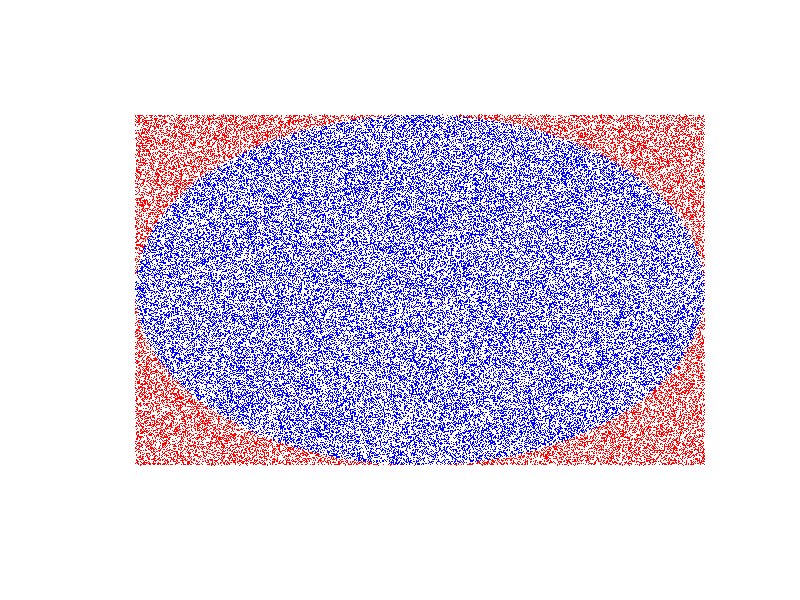
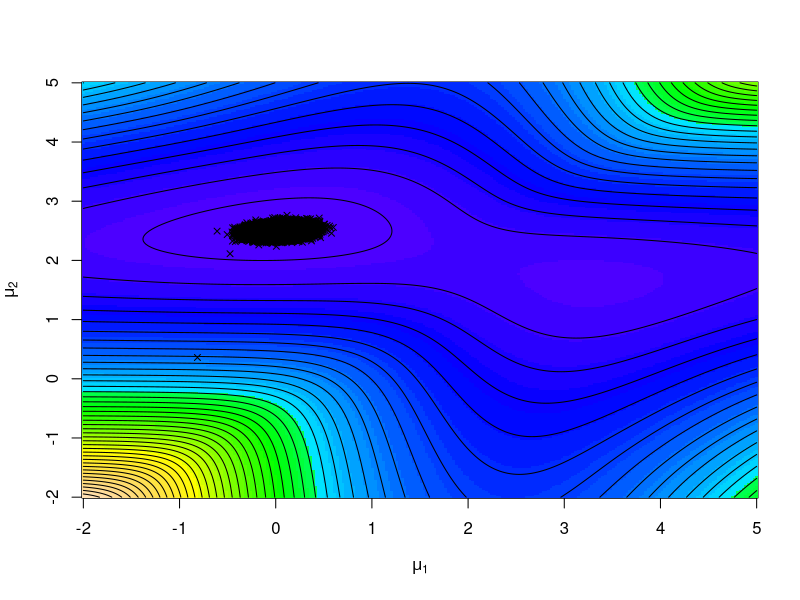

Reproduce these figures in R, in order.
## ---- chunk 1
    N <- 100000
    R <- 1
    x <- runif(N, min= -1, max= R)
    y <- runif(N, min= -1, max= R)
    is.inside <- (x^2 + y^2) <= R^2
    pi.estimate <- 4 * sum(is.inside) / N
    pi.estimate
    plot.new()
    plot.window(xlim = 1.1 * R * c(-1, 1), ylim = 1.1 * R * c(-1, 1))
    points(x[ is.inside], y[ is.inside], pch = '.', col = "blue")
    points(x[!is.inside], y[!is.inside], pch = '.', col = "red")
## ---- chunk 2
  
    Niter=6*10^4
    v=1
    da = sample(c(rnorm(10^2), 2.5 + rnorm(4 * 10^2)))

    like = function(mu) {
        sum(log((0.2 * dnorm(da - mu[1]) + 0.8 * dnorm(da - mu[2]))))
    }

    mu1 = mu2 = seq(-2, 5, le = 250)
    lli = matrix(0, ncol = 250, nrow = 250)
    for (i in 1:250) 
      for (j in 1:250) 
        lli[i, j] = like(c(mu1[i],   mu2[j]))

    x = prop = runif(2, -2, 5)
    the = matrix(x, ncol = 2)
    curlike = hval = like(x)
    for (i in 2:Niter) {
        pp = 1/(1 + ((0.8 * dnorm(da, mean = the[i - 1, 2]))/(0.2 * dnorm(da, mean = the[i - 1, 1]))))
        z = 2 - (runif(length(da)) < pp)
        prop[1] = (v * sum(da[z == 1]))/(sum(z == 1) * v + 1) + 
            rnorm(1) * sqrt(v/(1 + sum(z == 1) * v))
        prop[2] = (v * sum(da[z == 2]))/(sum(z == 2) * v + 1) + 
            rnorm(1) * sqrt(v/(1 + sum(z == 2) * v))
        curlike = like(prop)
        hval = c(hval, curlike)
        the = rbind(the, prop)
    }

    image(mu1, mu2, -lli, col = topo.colors( 55 ), xlab = expression(mu[1]), ylab = expression(mu[2]))
    contour(mu1, mu2, -lli,drawlabels=FALSE,  nle = 50, add = T)
    points(the[1:100, 1], the[1:100, 2], cex = 0.2, pch = 17)
    min=0
    max= 50000
    points(the[min:max, 1], the[min:max, 2], cex = 0.8, pch=4)
    si = sample.int(dim(the)[1], 100)
    lines(the[si, 1], the[si, 2], cex = 0.6, pch = 19)
